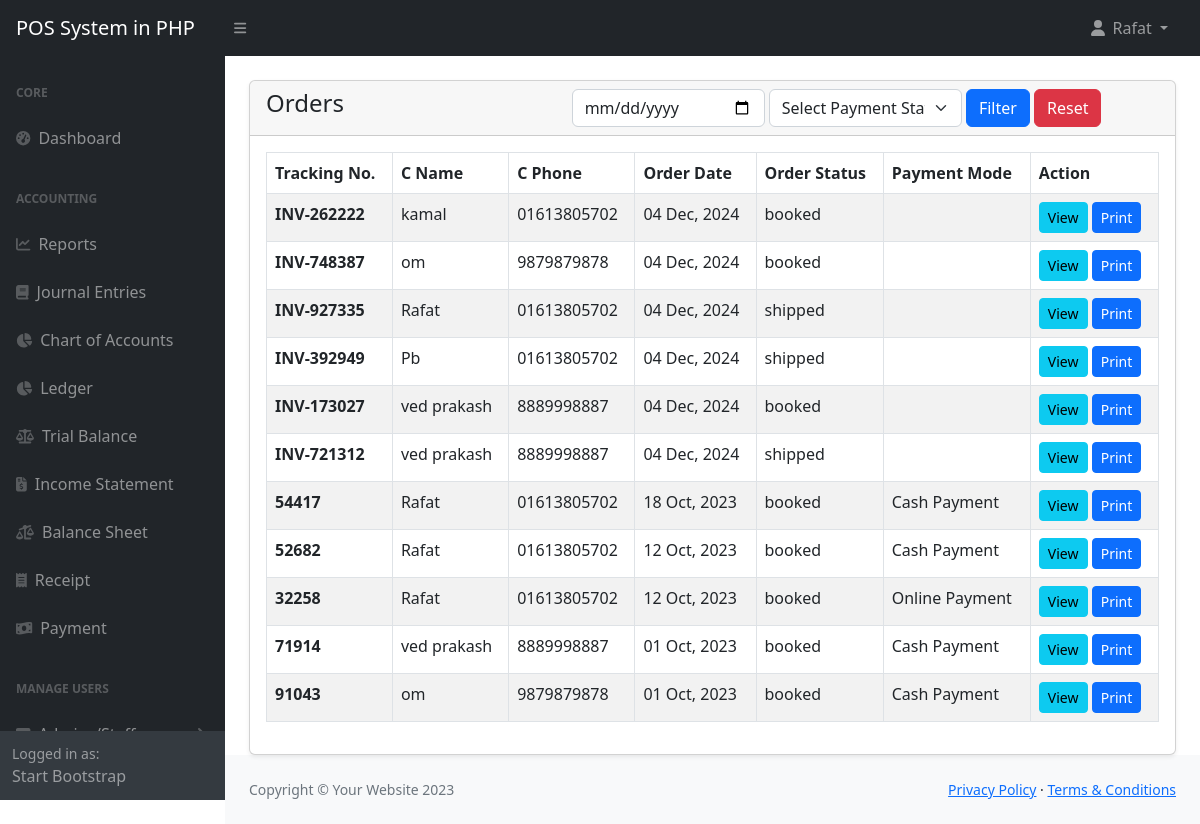
The app's page /admin/orders.php (signed in) with its own data.
### tables this page shows
CREATE TABLE `orders` (
  `id` int(11) NOT NULL,
  `customer_id` int(11) NOT NULL,
  `tracking_no` varchar(100) NOT NULL,
  `invoice_no` varchar(100) NOT NULL,
  `total_amount` varchar(100) NOT NULL,
  `order_date` date NOT NULL,
  `order_status` varchar(100) DEFAULT NULL,
  `payment_mode` varchar(100) NOT NULL COMMENT 'cash, online',
  `order_placed_by_id` int(11) NOT NULL
);

CREATE TABLE `customers` (
  `id` int(11) NOT NULL,
  `name` varchar(255) NOT NULL,
  `email` varchar(255) DEFAULT NULL,
  `phone` varchar(255) DEFAULT NULL,
  `status` tinyint(1) NOT NULL DEFAULT 0 COMMENT '0=visible,1=hidden',
  `created_at` date NOT NULL DEFAULT current_timestamp()
);

### admin/orders.php (the view, shortened to what this page needs)
<?php include('includes/header.php'); ?>
<div class="container-fluid px-4">
    <div class="card mt-4 shadow-sm">
        <div class="card-header">
            <div class="row">
                <div class="col-md-4">
                    <h4 class="mb-0">Orders</h4>
                </div>
                <div class="col-md-8">
                    <form action="" method="GET">
                        <div class="row g-1">
                            <div class="col-md-4">
                                <input type="date"
                                    name="date"
                                    class="form-control"
                                    value="<?= isset($_GET['date']) == true ? $_GET['date']:''; ?>"
                                />
                            </div>
                            <div class="col-md-4">
                                <select name="payment_status" class="form-select">
                                    <option value="">Select Payment Status</option>
                                </select>
                            </div>
                            <div class="col-md-4">
                                <button type="submit" class="btn btn-primary">Filter</button>
                                <a href="orders.php" class="btn btn-danger">Reset</a>
                            </div>
                        </div>
                    </form>
                </div>
            </div>
        </div>
        <div class="card-body">
            <?php
                if(isset($_GET['date']) || isset($_GET['payment_status'])){
                    $orderDate = validate($_GET['date']);
                    $paymentStatus = validate($_GET['payment_status']);
                    if($orderDate != '' && $paymentStatus == ''){
                        $query = "SELECT o.*, c.* FROM orders o, customers c
                        WHERE c.id = o.customer_id AND o.order_date='$orderDate' ORDER BY o.id DESC";
                    }elseif($orderDate == '' && $paymentStatus != ''){
                        $query = "SELECT o.*, c.* FROM orders o, customers c
                        WHERE c.id = o.customer_id AND o.payment_mode='$paymentStatus' ORDER BY o.id DESC";
                    }elseif($orderDate != '' && $paymentStatus != ''){
                        $query = "SELECT o.*, c.* FROM orders o, customers c
                        WHERE c.id = o.customer_id
                        AND o.order_date='$orderDate'
                        AND o.payment_mode='$paymentStatus' ORDER BY o.id DESC";
                    }else{
                        $query = "SELECT o.*, c.* FROM orders o, customers c
                        WHERE c.id = o.customer_id ORDER BY o.id DESC";
                    }
                }else{
                    $query = "SELECT o.*, c.* FROM orders o, customers c
                        WHERE c.id = o.customer_id ORDER BY o.id DESC";
                }
                $orders = mysqli_query($conn, $query);
                if($orders){
                    if(mysqli_num_rows($orders) > 0)
                    {
                        ?>
                        <table class="table table-striped table-bordered align-items-center justify-content-center">
                            <thead>
                                <tr>
                                    <th>Tracking No.</th>
                                    <th>C Name</th>
                                    <th>C Phone</th>
                                    <th>Order Date</th>
                                    <th>Order Status</th>
                                    <th>Payment Mode</th>
                                    <th>Action</th>
                                </tr>
                            </thead>
                            <tbody>
                                <?php foreach($orders as $orderItem) : ?>
                                <tr>
                                    <td class="fw-bold"><?= $orderItem['tracking_no']; ?></td>
                                    <td><?= $orderItem['name']; ?></td>
                                    <td><?= $orderItem['phone']; ?></td>
                                    <td><?= date('d M, Y', strtotime($orderItem['order_date'])); ?></td>
                                    <td><?= $orderItem['order_status']; ?></td>
                                    <td><?= $orderItem['payment_mode']; ?></td>
                                    <td>
                                        <a href="orders-view.php?track=<?= $orderItem['tracking_no']; ?>" class="btn btn-info mb-0 px-2 btn-sm">View</a>
                                        <a href="orders-view-print.php?track=<?= $orderItem['tracking_no']; ?>" class="btn btn-primary mb-0 px-2 btn-sm">Print</a>
                                    </td>
                                </tr>
                                <?php endforeach; ?>
                            </tbody>
                        </table>
                        <?php
                    }
                    else
                    {
                        echo "<h5>No Record Available</h5>";
                    }
                }
                else
                {
                    echo "<h5>Something Went Wrong</h5>";
                }
            ?>
        </div>
    </div>
</div>
<?php include('includes/footer.php'); ?>

### records on screen
orders: tracking_no "INV-262222", customer.name "kamal", customer.phone "01613805702", order_date "04 Dec, 2024", order_status "booked"
orders: tracking_no "INV-748387", customer.name "om", customer.phone "9879879878", order_date "04 Dec, 2024", order_status "booked"
orders: tracking_no "INV-927335", customer.name "Rafat", customer.phone "01613805702", order_date "04 Dec, 2024", order_status "shipped"
orders: tracking_no "INV-392949", customer.name "Pb", customer.phone "01613805702", order_date "04 Dec, 2024", order_status "shipped"
orders: tracking_no "INV-173027", customer.name "ved prakash", customer.phone "8889998887", order_date "04 Dec, 2024", order_status "booked"
orders: tracking_no "INV-721312", customer.name "ved prakash", customer.phone "8889998887", order_date "04 Dec, 2024", order_status "shipped"
orders: tracking_no "54417", customer.name "Rafat", customer.phone "01613805702", order_date "18 Oct, 2023", order_status "booked", payment_mode "Cash Payment"
orders: tracking_no "52682", customer.name "Rafat", customer.phone "01613805702", order_date "12 Oct, 2023", order_status "booked", payment_mode "Cash Payment"
orders: tracking_no "32258", customer.name "Rafat", customer.phone "01613805702", order_date "12 Oct, 2023", order_status "booked", payment_mode "Online Payment"
orders: tracking_no "71914", customer.name "ved prakash", customer.phone "8889998887", order_date "01 Oct, 2023", order_status "booked", payment_mode "Cash Payment"
orders: tracking_no "91043", customer.name "om", customer.phone "9879879878", order_date "01 Oct, 2023", order_status "booked", payment_mode "Cash Payment"

### other values on screen
$_SESSION['loggedInUser']['name'] "Rafat"
